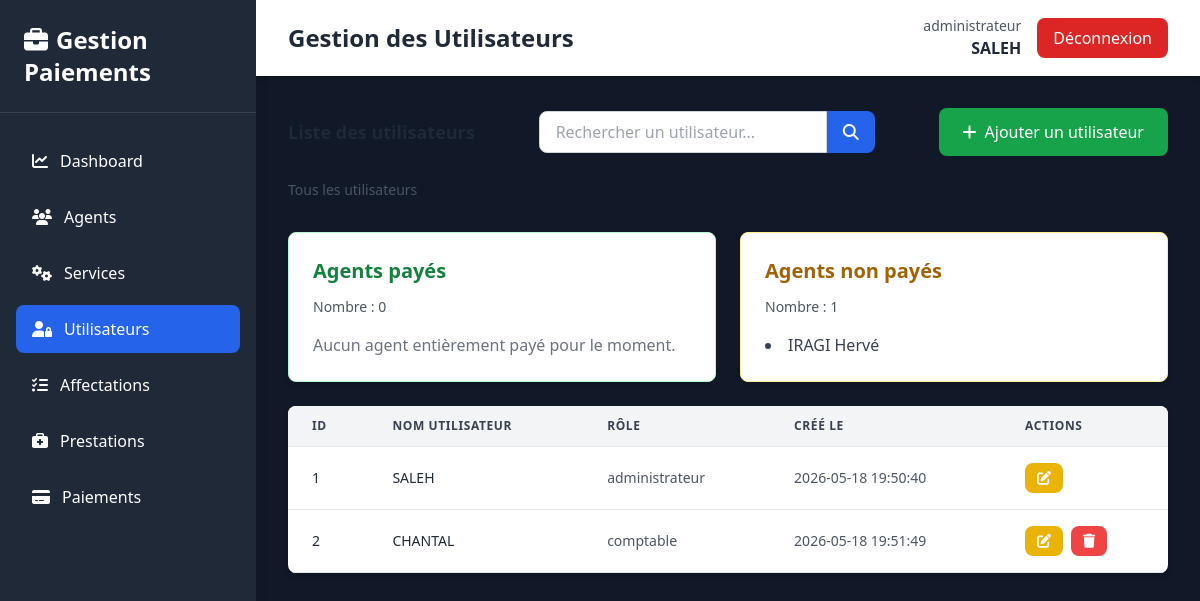
The page /pages/utilisateurs/index.php (signed in) on the database as committed earlier.
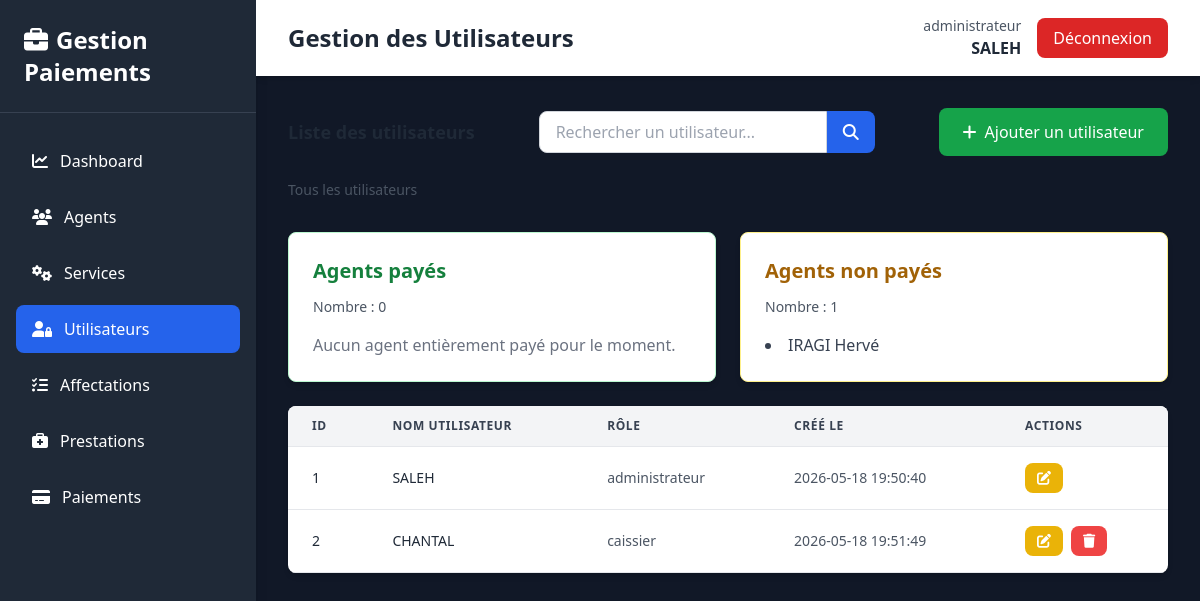
The same page on the database as committed later.
### tables this page shows
CREATE TABLE `agent` (
  `id_agent` int(11) NOT NULL,
  `nom_complet` varchar(100) NOT NULL,
  `adresse` varchar(150) DEFAULT NULL,
  `date_naissance` date DEFAULT NULL,
  `telephone` varchar(20) DEFAULT NULL,
  `profil` varchar(50) DEFAULT NULL,
  `lieu_naissance` varchar(100) DEFAULT NULL,
  `fonction` varchar(100) DEFAULT NULL
);

CREATE TABLE `utilisateur` (
  `id_utilisateur` int(11) NOT NULL,
  `nom_utilisateur` varchar(50) NOT NULL,
  `mot_de_passe` varchar(255) NOT NULL,
  `role` varchar(50) DEFAULT NULL,
  `date_creation` timestamp NOT NULL DEFAULT current_timestamp()
);

### Classes/Agent.php (called while the page is built, shortened)
<?php
require_once __DIR__ . '/../Config/Database.php';
class Agent {
    private $nom_complet;
    public function __construct(
        $nom_complet = null,
        $adresse = null,
        $date_naissance = null,
        $telephone = null,
        $profil = null,
        $lieu_naissance = null,
        $fonction = null,
        $id_agent = null
    ) {
        $this->nom_complet = $nom_complet;
    }
    public function getNomComplet() {
        return $this->nom_complet;
    }
    public static function getAll() {
        $db = Database::getInstance();
        $sql = "SELECT * FROM Agent";
        $agents = [];
        try {
            $stmt = $db->prepare($sql);
            $stmt->execute();
            while ($row = $stmt->fetch(PDO::FETCH_ASSOC)) {
                $agent = new self(
                    $row['nom_complet'],
                    $row['adresse'],
                    $row['date_naissance'],
                    $row['telephone'],
                    $row['profil'],
                    $row['lieu_naissance'],
                    $row['fonction'],
                    $row['id_agent']
                );
                $agents[] = $agent;
            }
            return $agents;
        } catch (PDOException $e) {
            echo "Erreur lors de la récupération : " . $e->getMessage();
            return [];
        }
    }
}
?>

### Config/Database.php (called while the page is built, shortened)
<?php
class Database {
    private static $host = 'localhost';
    private static $db_name = 'gestion_paiement_agents';
    private static $user = 'root';
    private static $password = '';
    private static $conn;
    public static function connect() {
        self::$conn = null;
        try {
            $dsn = 'mysql:host=' . self::$host . ';dbname=' . self::$db_name . ';charset=utf8';
            self::$conn = new PDO($dsn, self::$user, self::$password);
            self::$conn->setAttribute(PDO::ATTR_ERRMODE, PDO::ERRMODE_EXCEPTION);
        } catch (PDOException $e) {
            die('Erreur de connexion : ' . $e->getMessage());
        }
        return self::$conn;
    }
    public static function getInstance() {
        return self::$conn;
    }
}
?>

### Classes/Utilisateur.php (called while the page is built, shortened)
<?php
require_once __DIR__ . '/../Config/Database.php';
class Utilisateur {
    private $id_utilisateur;
    private $nom_utilisateur;
    private $role;
    private $date_creation;
    public function __construct(
        $nom_utilisateur = null,
        $mot_de_passe = null,
        $role = null,
        $date_creation = null,
        $id_utilisateur = null
    ) {
        $this->id_utilisateur = $id_utilisateur;
        $this->nom_utilisateur = $nom_utilisateur;
        $this->role = $role;
        $this->date_creation = $date_creation;
    }
    public function getIdUtilisateur() {
        return $this->id_utilisateur;
    }
    public function getNomUtilisateur() {
        return $this->nom_utilisateur;
    }
    public function getRole() {
        return $this->role;
    }
    public function getDateCreation() {
        return $this->date_creation;
    }
    public static function getAll($search = '') {
        $db = Database::getInstance();
        $sql = "SELECT * FROM utilisateur";
        $params = [];
        try {
            $stmt = $db->prepare($sql);
            $stmt->execute();
            $users = [];
            while ($row = $stmt->fetch(PDO::FETCH_ASSOC)) {
                $users[] = new self(
                    $row['nom_utilisateur'],
                    $row['mot_de_passe'],
                    $row['role'],
                    $row['date_creation'],
                    $row['id_utilisateur']
                );
            }
            return $users;
        } catch (PDOException $e) {
            echo "Erreur lors de la récupération : " . $e->getMessage();
            return [];
        }
    }
}
?>

### pages/utilisateurs/index.php (the view, shortened to what this page needs)
<?php
require_once __DIR__ . '/../../Config/Database.php';
require_once __DIR__ . '/../../Classes/Utilisateur.php';
require_once __DIR__ . '/../../Classes/Agent.php';
$search = $_GET['search'] ?? '';
$users = Utilisateur::getAll($search);
$agents = Agent::getAll();
$agents_paid = [];
$agents_unpaid = [];
foreach ($agents as $agent) {
    $affectations = Affectation::getByAgent($agent->getIdAgent());
    $hasPrestation = false;
    $allPaid = true;
    foreach ($affectations as $affectation) {
        $prestations = Prestation::getByAffectation($affectation->getId());
        foreach ($prestations as $prestation) {
            $hasPrestation = true;
            $paiements = Paiement::getByPrestation($prestation->getNumeroPrest());
            $prestationPaid = false;
            foreach ($paiements as $paiement) {
                if (strtolower($paiement->getStatut()) === 'payé' || strtolower($paiement->getStatut()) === 'paye') {
                    $prestationPaid = true;
                    break;
                }
            }
            if (!$prestationPaid) {
                $allPaid = false;
                break 2;
            }
        }
    }
    if ($hasPrestation && $allPaid) {
        $agents_paid[] = $agent;
    } else {
        $agents_unpaid[] = $agent;
    }
}
?>
<!DOCTYPE html>
<html lang="fr">
<head>
    <script src="https://cdn.tailwindcss.com"></script>
    <link rel="stylesheet" href="https://cdnjs.cloudflare.com/ajax/libs/font-awesome/6.4.0/css/all.min.css">
</head>
<body class="bg-gray-50">
    <div class="flex h-screen bg-gray-900">
        <div class="w-64 bg-gray-800 text-white shadow-lg">
            <div class="p-6 border-b border-gray-700">
                <h1 class="text-2xl font-bold">
                    <i class="fas fa-briefcase mr-2"></i>Gestion Paiements
                </h1>
            </div>
            <nav class="mt-6 px-4">
                <ul class="space-y-2">
                    <li>
                        <a href="../../Dashboard.php" class="flex items-center px-4 py-3 rounded-lg hover:bg-gray-700 transition">
                            <i class="fas fa-chart-line mr-3"></i>Dashboard
                        </a>
                    </li>
                    <li>
                        <a href="../agents/index.php" class="flex items-center px-4 py-3 rounded-lg hover:bg-gray-700 transition">
                            <i class="fas fa-users mr-3"></i>Agents
                        </a>
                    </li>
                    <li>
                        <a href="../services/index.php" class="flex items-center px-4 py-3 rounded-lg hover:bg-gray-700 transition">
                            <i class="fas fa-cogs mr-3"></i>Services
                        </a>
                    </li>
                    <li>
                        <a href="index.php" class="flex items-center px-4 py-3 rounded-lg bg-blue-600 hover:bg-blue-700 transition">
                            <i class="fas fa-user-lock mr-3"></i>Utilisateurs
                        </a>
                    </li>
                    <li>
                        <a href="../affectations/index.php" class="flex items-center px-4 py-3 rounded-lg hover:bg-gray-700 transition">
                            <i class="fas fa-tasks mr-3"></i>Affectations
                        </a>
                    </li>
                    <li>
                        <a href="../prestations/index.php" class="flex items-center px-4 py-3 rounded-lg hover:bg-gray-700 transition">
                            <i class="fas fa-briefcase-medical mr-3"></i>Prestations
                        </a>
                    </li>
                    <li>
                        <a href="../paiements/index.php" class="flex items-center px-4 py-3 rounded-lg hover:bg-gray-700 transition">
                            <i class="fas fa-credit-card mr-3"></i>Paiements
                        </a>
                    </li>
                </ul>
            </nav>
        </div>
        <div class="flex-1 flex flex-col overflow-hidden">
            <div class="bg-white shadow-md">
                <div class="max-w-7xl mx-auto px-4 sm:px-6 lg:px-8 py-4 flex justify-between items-center w-full">
                    <h2 class="text-2xl font-bold text-gray-800">Gestion des Utilisateurs</h2>
                    <div class="flex items-center gap-4">
                        <div class="text-right">
                            <p class="text-sm text-gray-600"><?php echo htmlspecialchars($_SESSION['user_role']); ?></p>
                            <p class="font-semibold text-gray-800"><?php echo htmlspecialchars($_SESSION['username']); ?></p>
                        </div>
                        <a href="../../logout.php" class="px-4 py-2 bg-red-600 hover:bg-red-700 text-white rounded-lg">Déconnexion</a>
                    </div>
                </div>
            </div>
            <div class="flex-1 overflow-auto p-8">
                <div class="flex flex-col lg:flex-row lg:items-center lg:justify-between gap-4 mb-6">
                    <div>
                        <h3 class="text-lg font-bold text-gray-800">Liste des utilisateurs</h3>
                    </div>
                    <div class="flex items-center gap-3 w-full lg:w-auto">
                        <form method="GET" class="flex w-full lg:w-auto">
                            <input type="text" name="search" value="<?php echo htmlspecialchars($search); ?>" placeholder="Rechercher un utilisateur..." class="w-full lg:w-72 px-4 py-2 border border-gray-300 rounded-l-lg focus:outline-none focus:border-blue-500" />
                            <button type="submit" class="bg-blue-600 hover:bg-blue-700 text-white px-4 py-2 rounded-r-lg transition">
                                <i class="fas fa-search"></i>
                            </button>
                        </form>
                    </div>
                    <a href="add.php" class="bg-green-600 hover:bg-green-700 text-white px-6 py-3 rounded-lg flex items-center gap-2 transition">
                        <i class="fas fa-plus"></i> Ajouter un utilisateur
                    </a>
                </div>
                <div class="mb-8 text-sm text-gray-600">
                    <?php if ($search !== ''): ?>
                        Résultats pour "<?php echo htmlspecialchars($search); ?>"
                    <?php else: ?>
                        Tous les utilisateurs
                    <?php endif; ?>
                </div>
                <div class="grid grid-cols-1 lg:grid-cols-2 gap-6 mb-6">
                    <div class="bg-white p-6 rounded-lg shadow-md border border-green-200">
                        <h3 class="text-xl font-semibold text-green-700 mb-3">Agents payés</h3>
                        <p class="text-sm text-gray-600 mb-4">Nombre : <?php echo count($agents_paid); ?></p>
                        <?php if (count($agents_paid) > 0): ?>
                        <ul class="list-disc list-inside text-gray-700 space-y-2">
                            <?php foreach ($agents_paid as $agent): ?>
                            <li><?php echo htmlspecialchars($agent->getNomComplet()); ?></li>
                            <?php endforeach; ?>
                        </ul>
                        <?php else: ?>
                        <p class="text-gray-500">Aucun agent entièrement payé pour le moment.</p>
                        <?php endif; ?>
                    </div>
                    <div class="bg-white p-6 rounded-lg shadow-md border border-yellow-200">
                        <h3 class="text-xl font-semibold text-yellow-700 mb-3">Agents non payés</h3>
                        <p class="text-sm text-gray-600 mb-4">Nombre : <?php echo count($agents_unpaid); ?></p>
                        <?php if (count($agents_unpaid) > 0): ?>
                        <ul class="list-disc list-inside text-gray-700 space-y-2">
                            <?php foreach ($agents_unpaid as $agent): ?>
                            <li><?php echo htmlspecialchars($agent->getNomComplet()); ?></li>
                            <?php endforeach; ?>
                        </ul>
                        <?php else: ?>
                        <p class="text-gray-500">Tous les agents sont à jour de paiement.</p>
                        <?php endif; ?>
                    </div>
                </div>
                <div class="bg-white rounded-lg shadow-md overflow-hidden">
                    <div class="overflow-x-auto">
                        <table class="w-full">
                            <thead class="bg-gray-100 border-b border-gray-200">
                                <tr>
                                    <th class="px-6 py-3 text-left text-xs font-semibold text-gray-700 uppercase tracking-wider">ID</th>
                                    <th class="px-6 py-3 text-left text-xs font-semibold text-gray-700 uppercase tracking-wider">Nom utilisateur</th>
                                    <th class="px-6 py-3 text-left text-xs font-semibold text-gray-700 uppercase tracking-wider">Rôle</th>
                                    <th class="px-6 py-3 text-left text-xs font-semibold text-gray-700 uppercase tracking-wider">Créé le</th>
                                    <th class="px-6 py-3 text-left text-xs font-semibold text-gray-700 uppercase tracking-wider">Actions</th>
                                </tr>
                            </thead>
                            <tbody>
                                <?php if (empty($users)): ?>
                                <tr>
                                    <td colspan="5" class="px-6 py-8 text-center text-gray-500">
                                        <i class="fas fa-inbox text-4xl mb-2"></i>
                                        <p class="mt-2">Aucun utilisateur trouvé</p>
                                    </td>
                                </tr>
                                <?php else: ?>
                                    <?php foreach ($users as $user): ?>
                                    <tr class="border-b border-gray-200 hover:bg-gray-50 transition">
                                        <td class="px-6 py-4 whitespace-nowrap text-sm font-medium text-gray-800"><?php echo $user->getIdUtilisateur(); ?></td>
                                        <td class="px-6 py-4 whitespace-nowrap text-sm font-medium text-gray-800"><?php echo htmlspecialchars($user->getNomUtilisateur()); ?></td>
                                        <td class="px-6 py-4 whitespace-nowrap text-sm text-gray-600"><?php echo htmlspecialchars($user->getRole()); ?></td>
                                        <td class="px-6 py-4 whitespace-nowrap text-sm text-gray-600"><?php echo htmlspecialchars($user->getDateCreation()); ?></td>
                                        <td class="px-6 py-4 whitespace-nowrap text-sm gap-2 flex">
                                            <a href="add.php?id=<?php echo $user->getIdUtilisateur(); ?>" class="inline-flex items-center px-3 py-2 bg-yellow-500 hover:bg-yellow-600 text-white rounded-lg transition">
                                                <i class="fas fa-edit"></i>
                                            </a>
                                            <?php if ($user->getIdUtilisateur() !== $_SESSION['user_id']): ?>
                                            <a href="delete.php?id=<?php echo $user->getIdUtilisateur(); ?>" class="inline-flex items-center px-3 py-2 bg-red-500 hover:bg-red-600 text-white rounded-lg transition" onclick="return confirm('Êtes-vous sûr de supprimer cet utilisateur ?')">
                                                <i class="fas fa-trash"></i>
                                            </a>
                                            <?php endif; ?>
                                        </td>
                                    </tr>
                                    <?php endforeach; ?>
                                <?php endif; ?>
                            </tbody>
                        </table>
                    </div>
                </div>
            </div>
        </div>
    </div>
</body>
</html>

Rows that differ between the two databases and show on the page:
changed utilisateur "CHANTAL": role "comptable" → "caissier"
